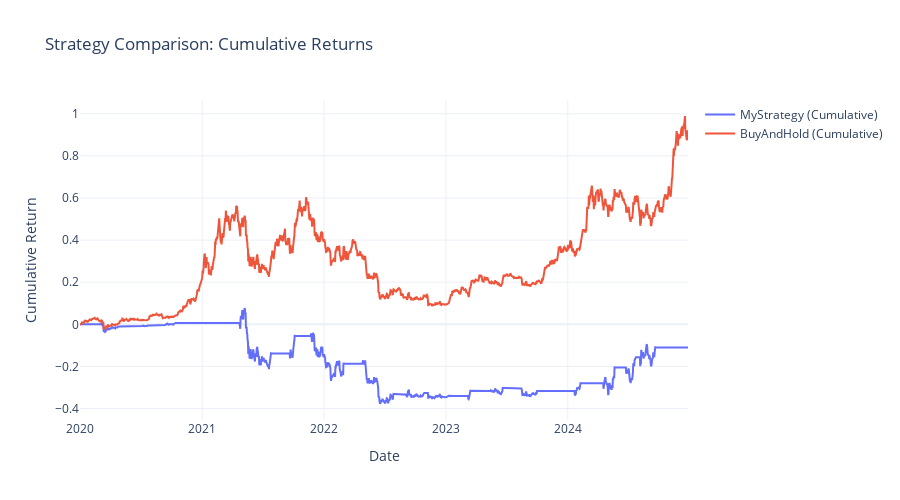

Source (notebook cell):
### Code cell
# Create a Plotly figure
fig = go.Figure()

for strat_name, data_dict in strategy_dict.items():
    run_results = data_dict['results']
    
    # Usually returns is a list of strategy instances; we assume one strategy instance
    strategy_instance = run_results[0]
    
    # Extract the TimeReturn analyzer
    time_return_dict = strategy_instance.analyzers.timereturn.get_analysis()
    
    # Convert to a pandas Series
    returns_series = pd.Series(time_return_dict)
    
    # Calculate cumulative returns: (1 + r).cumprod() - 1
    cumulative_returns = (1 + returns_series).cumprod() - 1
    
    # Plot with Plotly
    fig.add_trace(go.Scatter(
        x=cumulative_returns.index,
        y=cumulative_returns.values,
        mode='lines',
        name=f"{strat_name} (Cumulative)"
    ))

# Update figure layout
fig.update_layout(
    title="Strategy Comparison: Cumulative Returns",
    xaxis_title="Date",
    yaxis_title="Cumulative Return",
    template="plotly_white",
    width=900,
    height=500
)

# Show the figure
fig.show()

### Figure 1 — Plotly figure (JSON) as saved in the notebook; plotly's stock layout.template omitted (floating-point values rounded to 4 significant figures; data arrays with more than 128 entries replaced by an {"elided": "..."} marker saying what was removed)
{"data": [{"mode": "lines", "name": "MyStrategy (Cumulative)", "type": "scatter", "x": {"elided": "1822 str values"}, "y": {"elided": "1822 float values"}}, {"mode": "lines", "name": "BuyAndHold (Cumulative)", "type": "scatter", "x": {"elided": "1822 str values"}, "y": {"elided": "1822 float values"}}], "layout": {"height": 500, "title": {"text": "Strategy Comparison: Cumulative Returns"}, "width": 900, "xaxis": {"title": {"text": "Date"}}, "yaxis": {"title": {"text": "Cumulative Return"}}}}
